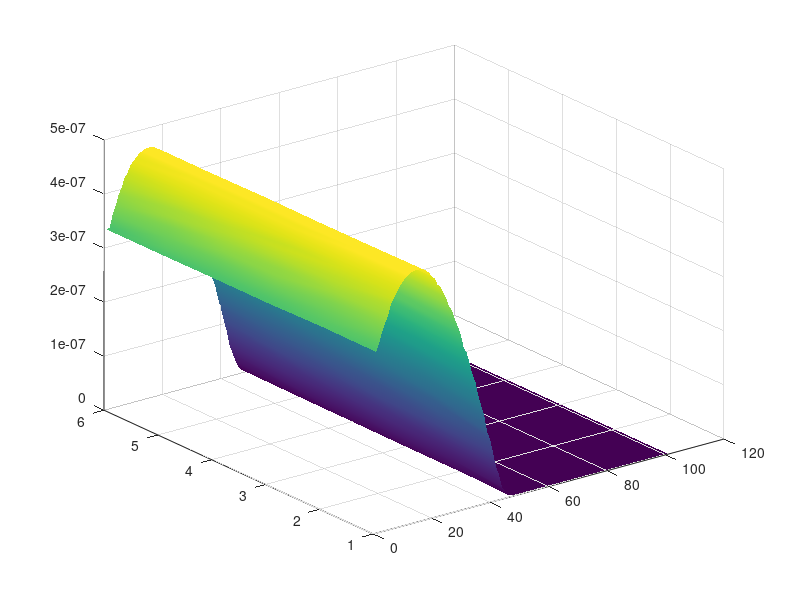
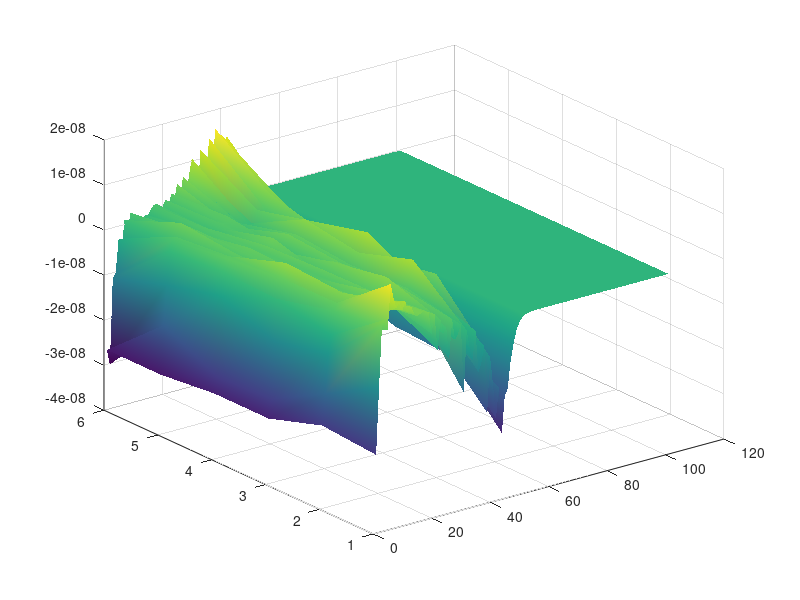
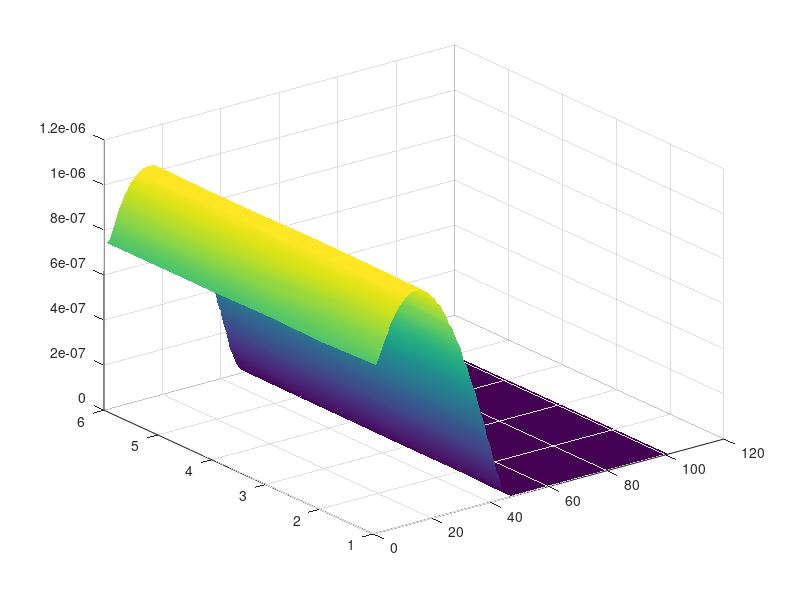
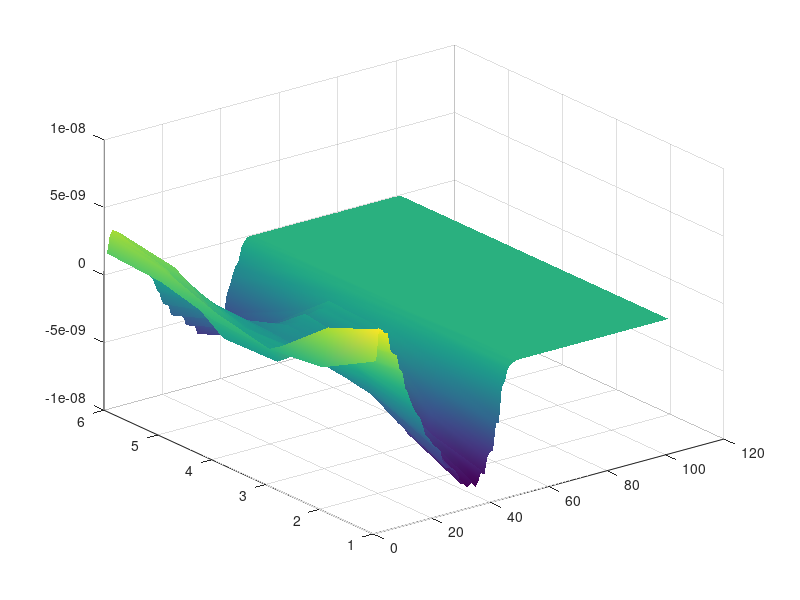

Write the MATLAB code that produced these figures, in order.
tmp = dlmread('prestest.txt');

for k = 1:length(tmp(:,1))
    eta_tst(tmp(k,1),tmp(k,2)) = tmp(k,3);
    u_tst(tmp(k,1),tmp(k,2)) = tmp(k,4);
    v_tst(tmp(k,1),tmp(k,2)) = tmp(k,5);
    pd_tst(tmp(k,1),tmp(k,2)) = tmp(k,6);
    pb_tst(tmp(k,1),tmp(k,2)) = tmp(k,7);
end

figure(1)
surf(eta_tst);shading interp

figure(2)
surf(-pd_tst/9.81);shading interp

figure(3)
surf(u_tst); shading interp

figure(4)
surf(v_tst); shading interp


etalng = [eta_tst(:,1) eta_tst eta_tst(:,end)];
eta_tst_x = (etalng(:,3:end)-etalng(:,1:end-2))/2/.1;
eta_tst_xx = (etalng(:,3:end)-2*etalng(:,2:end-1)+etalng(:,1:end-2))/.1/.1;

figure(5)
surf(eta_tst_x); shading interp
figure(6)
surf(eta_tst_xx); shading interp